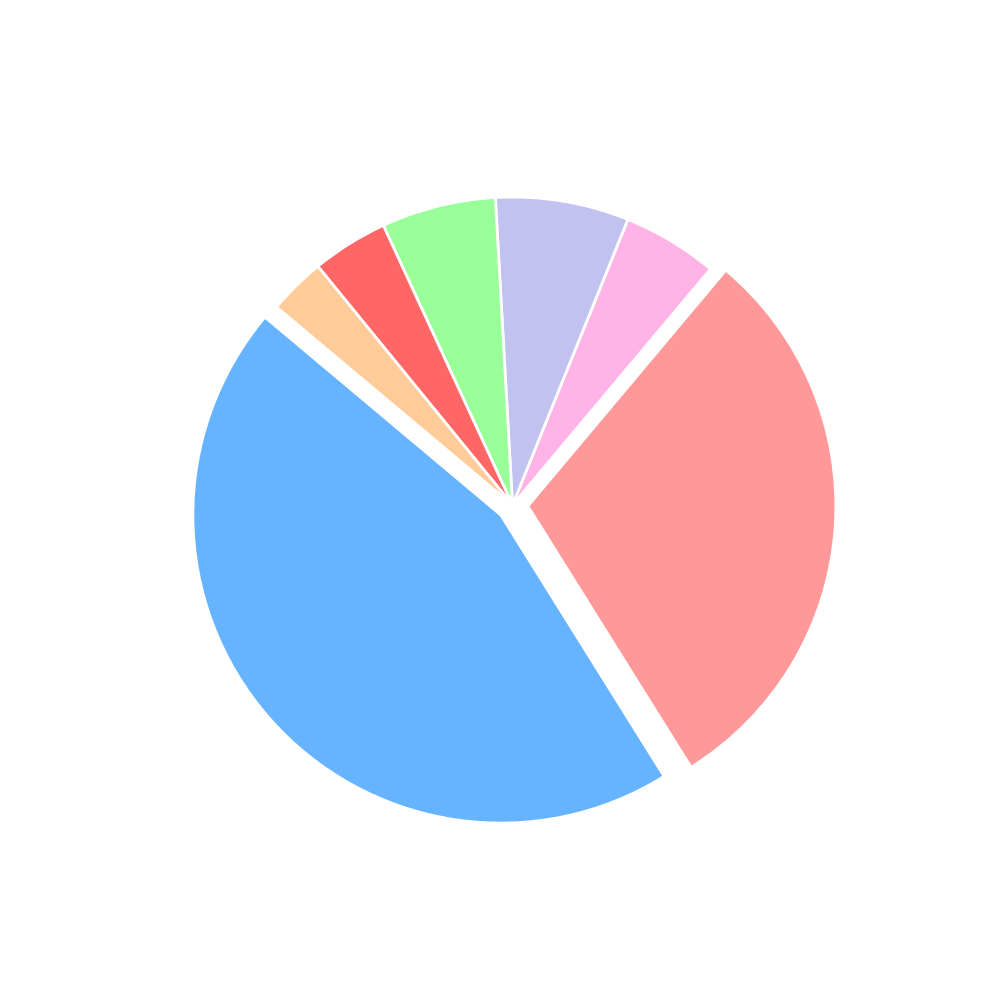

Generate this figure with Python:
import matplotlib.pyplot as plt
import numpy as np

pets = ["Dogs", "Cats", "Rabbits", "Fish", "Birds", "Reptiles", "Hamsters"]
popularity = [45, 30, 5, 7, 6, 4, 3]
colors = ['#66b3ff', '#ff9999', '#ffb3e6', '#c2c2f0', '#99ff99', '#ff6666', '#ffcc99']
explode = (0.05, 0.05, 0, 0, 0, 0, 0)

fig, ax = plt.subplots(figsize=(10, 10))

ax.pie(popularity, explode=explode, colors=colors, startangle=140, wedgeprops=dict(edgecolor='w', linewidth=2))

plt.show()
